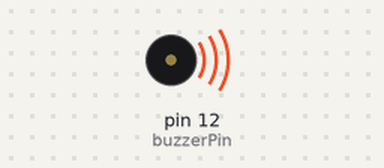
A sketch run on a simulated Arduino Uno, built with avr-gcc and run on an emulated ATmega328P. On the bench: buzzer (waves = sounding).

Above: at 0.75 s.
At 4.3 s:
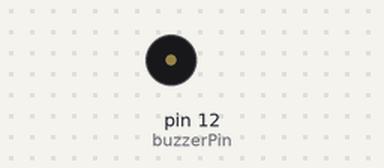
Timing chart, 0 to 8.8 s (numbered marks = the images above):
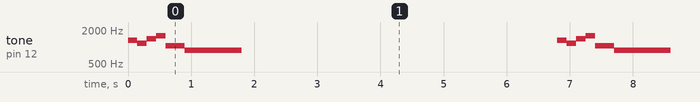

The sketch:

buzzer.ino
```cpp
// Pin untuk buzzer
const int buzzerPin = 12;

// Frekuensi nada dalam Hz
const int NOTE_E6 = 1319;
const int NOTE_D6 = 1175;
const int NOTE_F6 = 1397;
const int NOTE_G6 = 1568;
const int NOTE_C6 = 1047;
const int NOTE_A5 = 880;

// Melodi Nokia klasik
int melody[] = {
  NOTE_E6, NOTE_D6, NOTE_F6, NOTE_G6,
  NOTE_C6, NOTE_A5, NOTE_A5, NOTE_A5
};

// Durasi setiap nada (dalam milidetik)
int noteDurations[] = {
  150, 150, 150, 150,
  300, 300, 300, 300
};

void setup() {
  pinMode(buzzerPin, OUTPUT); // Atur pin buzzer sebagai output
}

void loop() {
  // Mainkan melodi Nokia klasik
  for (int i = 0; i < sizeof(melody) / sizeof(melody[0]); i++) {
    tone(buzzerPin, melody[i], noteDurations[i]); // Mainkan nada
    delay(noteDurations[i]);                      // Tunggu selama durasi nada
  }

  noTone(buzzerPin); // Matikan buzzer setelah melodi selesai
  delay(5000);       // Tunggu sebelum mengulangi melodi
}
```

Measured:
- by itself, tone on pin 12 (buzzerPin): repeats every 6.8 s: 1175 Hz 0.15 s, 1397 Hz 0.15 s, 1568 Hz 0.15 s, 1047 Hz 0.30 s, 880 Hz 0.90 s, silent 5.0 s, 1319 Hz 0.15 s
